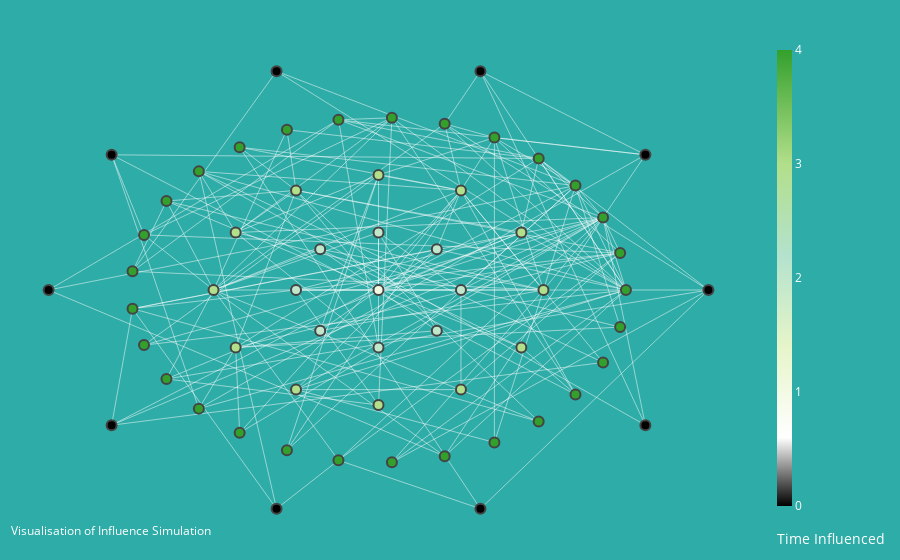

Notebook code cell kept with this figure:
### Code cell
fig = go.Figure(data=[edge_trace, node_trace],
             layout=go.Layout(
                titlefont_size=16,
                showlegend=False,
                margin=dict(b=20,l=5,r=5,t=40),
                annotations=[ dict(
                    text="Visualisation of Influence Simulation",
                    showarrow=False,
                    xref="paper", yref="paper",
                    x=0.005, y=-0.002,
                    font=dict(color="#FFFFFF"))],
                xaxis=dict(showgrid=False, zeroline=False, showticklabels=False),
                yaxis=dict(showgrid=False, zeroline=False, showticklabels=False),
                paper_bgcolor='#2EACA7',
                plot_bgcolor='#2EACA7')
                )
fig.show()

### Figure 1 — Plotly figure (JSON) as saved in the notebook; plotly's stock layout.template omitted (floating-point values rounded to 4 significant figures; data arrays with more than 128 entries replaced by an {"elided": "..."} marker saying what was removed)
{"data": [{"hoverinfo": "none", "line": {"color": "#FFFFFF", "width": 0.5}, "mode": "lines", "type": "scatter", "x": {"elided": "513 float values"}, "y": {"elided": "513 float values"}}, {"hoverinfo": "text", "marker": {"color": [4, 4, 3, 4, 4, 1, 4, 3, 4, 3, 3, 3, 3, 4, 2, 0, 3, 4, 2, 4, 2, 3, 4, 4, 4, 0, 4, 3, 4, 4, 0, 4, 4, 4, 4, 4, 2, 0, 0, 4, 4, 4, 4, 4, 2, 4, 0, 4, 3, 2, 2, 0, 4, 3, 0, 2, 0, 4, 3, 0], "colorbar": {"dtick": 1, "thickness": 15, "tickfont": {"color": "#FFFFFF"}, "title": {"font": {"color": "#FFFFFF"}, "side": "bottom", "text": "Time Influenced"}, "xanchor": "left"}, "colorscale": [[0, "rgb(51,160,44)"], [0.25, "rgb(178,223,138)"], [0.45, "rgb(179,226,205)"], [0.65, "rgb(230,245,201)"], [0.85, "#FFFFFF"], [1, "#000000"]], "line": {"width": 2}, "reversescale": true, "size": 10}, "mode": "markers", "type": "scatter", "x": [0.6, 0.586, 0.4, 0.5445, 0.4777, 0, 0.3884, 0.3464, 0.281, 0.2, -1.351e-08, -0.2, -0.3464, 0.1605, 0.2, 0.8, -0.4, 0.03248, 0.1414, -0.09707, -2.782e-09, -0.3464, -0.2221, -0.3367, -0.4356, 0.6472, -0.5141, -0.2, -0.5686, -0.5965, 0.2472, -0.5965, -0.5686, -0.5141, -0.4356, -0.3367, -0.1414, -0.2472, -0.6472, -0.2221, -0.09707, 0.03248, 0.1605, 0.281, -0.2, 0.3884, -0.8, 0.4777, 8.744e-09, -0.1414, 8.345e-09, -0.6472, 0.5445, 0.2, -0.2472, 0.1414, 0.2472, 0.586, 0.3464, 0.6472], "y": [2.466e-09, 0.129, 5.96e-09, 0.2519, 0.3631, 0, 0.4573, 0.2, 0.5301, 0.3464, 0.4, 0.3464, 0.2, 0.5781, 0, 4.768e-09, -2.901e-08, 0.5991, 0.1414, 0.5921, 0.2, -0.2, 0.5574, 0.4966, 0.4126, 0.4702, 0.3093, -0.3464, 0.1916, 0.06487, 0.7608, -0.06487, -0.1916, -0.3093, -0.4126, -0.4966, 0.1414, 0.7608, 0.4702, -0.5574, -0.5921, -0.5991, -0.5781, -0.5301, -1.748e-08, -0.4573, -6.517e-08, -0.3631, -0.4, -0.1414, -0.2, -0.4702, -0.2519, -0.3464, -0.7608, -0.1414, -0.7608, -0.129, -0.2, -0.4702]}], "layout": {"annotations": [{"font": {"color": "#FFFFFF"}, "showarrow": false, "text": "Visualisation of Influence Simulation", "x": 0.005, "xref": "paper", "y": -0.002, "yref": "paper"}], "autosize": true, "margin": {"b": 20, "l": 5, "r": 5, "t": 40}, "paper_bgcolor": "#2EACA7", "plot_bgcolor": "#2EACA7", "showlegend": false, "title": {"font": {"size": 16}}, "xaxis": {"autorange": true, "range": [-0.9011, 0.9011], "showgrid": false, "showticklabels": false, "type": "linear", "zeroline": false}, "yaxis": {"autorange": true, "range": [-0.8766, 0.8766], "showgrid": false, "showticklabels": false, "type": "linear", "zeroline": false}}}
